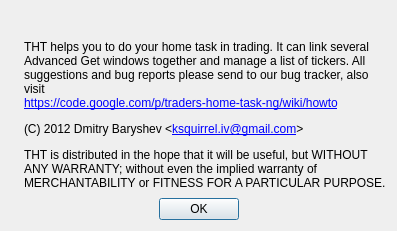
<?xml version="1.0" encoding="UTF-8"?>
<ui version="4.0">
 <class>About</class>
 <widget class="QDialog" name="About">
  <property name="geometry">
   <rect>
    <x>0</x>
    <y>0</y>
    <width>397</width>
    <height>231</height>
   </rect>
  </property>
  <property name="windowTitle">
   <string>About</string>
  </property>
  <layout class="QGridLayout" name="gridLayout">
   <item row="0" column="0" colspan="3">
    <layout class="QHBoxLayout" name="horizontalLayout_2">
     <item>
      <widget class="QLabel" name="label">
       <property name="pixmap">
        <pixmap resource="tht.qrc">:/images/chart.ico</pixmap>
       </property>
       <property name="alignment">
        <set>Qt::AlignCenter</set>
       </property>
      </widget>
     </item>
     <item>
      <layout class="QVBoxLayout" name="verticalLayout">
       <property name="spacing">
        <number>0</number>
       </property>
       <item>
        <layout class="QHBoxLayout" name="horizontalLayout">
         <item>
          <widget class="QLabel" name="labelVersion">
           <property name="sizePolicy">
            <sizepolicy hsizetype="MinimumExpanding" vsizetype="Preferred">
             <horstretch>0</horstretch>
             <verstretch>0</verstretch>
            </sizepolicy>
           </property>
           <property name="font">
            <font>
             <pointsize>11</pointsize>
             <weight>75</weight>
             <bold>true</bold>
            </font>
           </property>
           <property name="openExternalLinks">
            <bool>false</bool>
           </property>
          </widget>
         </item>
         <item>
          <widget class="QLabel" name="labelUpdate">
           <property name="toolTip">
            <string>Update available</string>
           </property>
           <property name="text">
            <string>&lt;!DOCTYPE HTML PUBLIC &quot;-//W3C//DTD HTML 4.0//EN&quot; &quot;http://www.w3.org/TR/REC-html40/strict.dtd&quot;&gt;
&lt;html&gt;&lt;head&gt;&lt;meta name=&quot;qrichtext&quot; content=&quot;1&quot; /&gt;&lt;/head&gt;&lt;body&gt;
&lt;a href=&quot;https://code.google.com/p/traders-home-task-ng/downloads/list&quot;&gt;&lt;img src=&quot;:/images/update.png&quot;&gt;&lt;/img&gt;&lt;/a&gt;&lt;/body&gt;&lt;/html&gt;</string>
           </property>
           <property name="alignment">
            <set>Qt::AlignCenter</set>
           </property>
           <property name="openExternalLinks">
            <bool>true</bool>
           </property>
          </widget>
         </item>
        </layout>
       </item>
       <item>
        <spacer name="verticalSpacer">
         <property name="orientation">
          <enum>Qt::Vertical</enum>
         </property>
         <property name="sizeType">
          <enum>QSizePolicy::Fixed</enum>
         </property>
         <property name="sizeHint" stdset="0">
          <size>
           <width>20</width>
           <height>12</height>
          </size>
         </property>
        </spacer>
       </item>
       <item>
        <widget class="QLabel" name="label_2">
         <property name="sizePolicy">
          <sizepolicy hsizetype="Expanding" vsizetype="Preferred">
           <horstretch>0</horstretch>
           <verstretch>0</verstretch>
          </sizepolicy>
         </property>
         <property name="text">
          <string>THT helps you to do your home task in trading. It can link several Advanced Get windows together and manage a list of tickers.

All suggestions and bug reports please send to our bug tracker, also visit&lt;br/&gt;&lt;a href=&quot;https://code.google.com/p/traders-home-task-ng&quot;&gt;https://code.google.com/p/traders-home-task-ng/wiki/howto&lt;/a&gt;</string>
         </property>
         <property name="textFormat">
          <enum>Qt::RichText</enum>
         </property>
         <property name="wordWrap">
          <bool>true</bool>
         </property>
         <property name="openExternalLinks">
          <bool>true</bool>
         </property>
         <property name="textInteractionFlags">
          <set>Qt::LinksAccessibleByMouse|Qt::TextSelectableByMouse</set>
         </property>
        </widget>
       </item>
       <item>
        <spacer name="verticalSpacer_2">
         <property name="orientation">
          <enum>Qt::Vertical</enum>
         </property>
         <property name="sizeType">
          <enum>QSizePolicy::Fixed</enum>
         </property>
         <property name="sizeHint" stdset="0">
          <size>
           <width>20</width>
           <height>12</height>
          </size>
         </property>
        </spacer>
       </item>
       <item>
        <widget class="QLabel" name="label_4">
         <property name="text">
          <string>(C) 2012 Dmitry Baryshev &amp;lt;&lt;a href=&quot;mailto:ksquirrel.iv@gmail.com&quot;&gt;ksquirrel.iv@gmail.com&lt;/a&gt;&amp;gt;</string>
         </property>
         <property name="textFormat">
          <enum>Qt::RichText</enum>
         </property>
         <property name="textInteractionFlags">
          <set>Qt::LinksAccessibleByMouse|Qt::TextSelectableByMouse</set>
         </property>
        </widget>
       </item>
       <item>
        <spacer name="verticalSpacer_3">
         <property name="orientation">
          <enum>Qt::Vertical</enum>
         </property>
         <property name="sizeType">
          <enum>QSizePolicy::Fixed</enum>
         </property>
         <property name="sizeHint" stdset="0">
          <size>
           <width>20</width>
           <height>12</height>
          </size>
         </property>
        </spacer>
       </item>
       <item>
        <widget class="QLabel" name="label_5">
         <property name="text">
          <string>THT is distributed in the hope that it will be useful, but WITHOUT ANY WARRANTY; without even the implied warranty of MERCHANTABILITY or FITNESS FOR A PARTICULAR PURPOSE.</string>
         </property>
         <property name="wordWrap">
          <bool>true</bool>
         </property>
         <property name="textInteractionFlags">
          <set>Qt::LinksAccessibleByMouse|Qt::TextSelectableByMouse</set>
         </property>
        </widget>
       </item>
      </layout>
     </item>
    </layout>
   </item>
   <item row="1" column="1">
    <spacer name="verticalSpacer_4">
     <property name="orientation">
      <enum>Qt::Vertical</enum>
     </property>
     <property name="sizeHint" stdset="0">
      <size>
       <width>20</width>
       <height>0</height>
      </size>
     </property>
    </spacer>
   </item>
   <item row="2" column="0">
    <spacer name="horizontalSpacer">
     <property name="orientation">
      <enum>Qt::Horizontal</enum>
     </property>
     <property name="sizeHint" stdset="0">
      <size>
       <width>0</width>
       <height>20</height>
      </size>
     </property>
    </spacer>
   </item>
   <item row="2" column="1">
    <widget class="QPushButton" name="pushButton">
     <property name="text">
      <string>OK</string>
     </property>
    </widget>
   </item>
   <item row="2" column="2">
    <spacer name="horizontalSpacer_2">
     <property name="orientation">
      <enum>Qt::Horizontal</enum>
     </property>
     <property name="sizeHint" stdset="0">
      <size>
       <width>0</width>
       <height>20</height>
      </size>
     </property>
    </spacer>
   </item>
  </layout>
 </widget>
 <resources>
  <include location="tht.qrc"/>
 </resources>
 <connections>
  <connection>
   <sender>pushButton</sender>
   <signal>clicked()</signal>
   <receiver>About</receiver>
   <slot>accept()</slot>
   <hints>
    <hint type="sourcelabel">
     <x>144</x>
     <y>257</y>
    </hint>
    <hint type="destinationlabel">
     <x>146</x>
     <y>319</y>
    </hint>
   </hints>
  </connection>
 </connections>
</ui>
